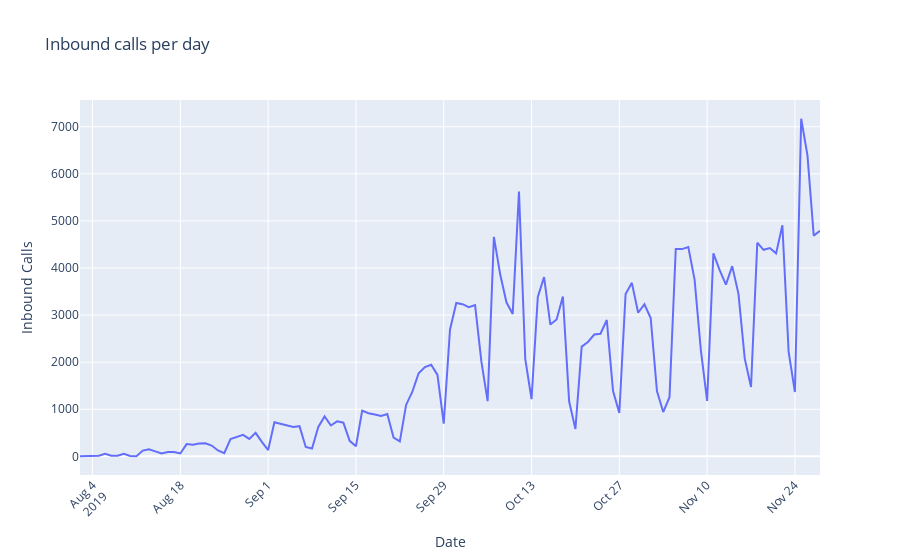

Here is the notebook cell this chart was saved with:
### Markdown cell above
##### ¿Cuántas llamadas entrantes son recibidas por día?

### Code cell
# Se crea un df con solo las llamadas entrantes y se elabora una gráfica.

inbound = data_mix[data_mix['direction'] == 'in']
inbound_call_by_day = inbound.groupby('date')['calls_count'].sum().reset_index()

fig = px.line(inbound_call_by_day, 
             x ='date', 
             y = 'calls_count',
             title = "Inbound calls per day")
fig.update_traces(textposition='top center')
fig.update_layout(xaxis_title="Date",
                yaxis_title="Inbound Calls",
                xaxis_tickangle = -45)
fig.show()
